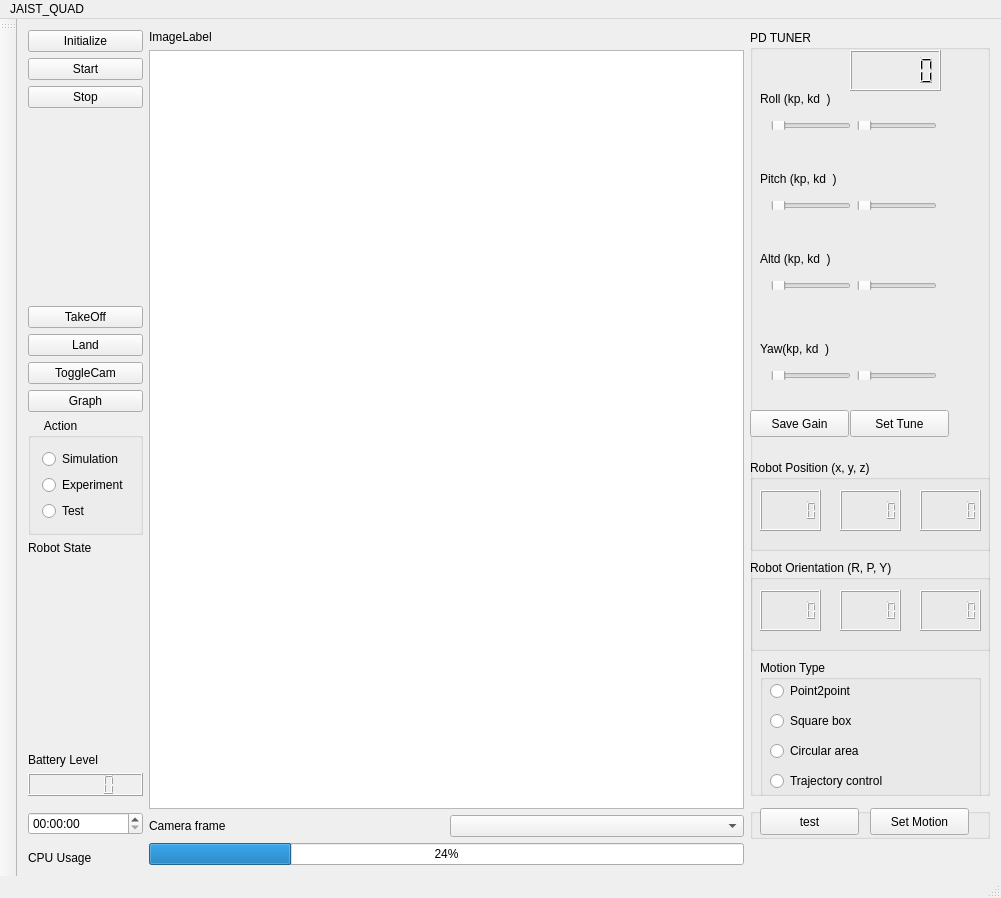
<?xml version="1.0" encoding="UTF-8"?>
<ui version="4.0">
 <class>MainWindow</class>
 <widget class="QMainWindow" name="MainWindow">
  <property name="geometry">
   <rect>
    <x>0</x>
    <y>0</y>
    <width>1001</width>
    <height>898</height>
   </rect>
  </property>
  <property name="windowTitle">
   <string>MainWindow</string>
  </property>
  <widget class="QWidget" name="centralWidget">
   <layout class="QGridLayout" name="gridLayout_3">
    <item row="1" column="4">
     <widget class="Line" name="line">
      <property name="orientation">
       <enum>Qt::Vertical</enum>
      </property>
     </widget>
    </item>
    <item row="0" column="0" rowspan="5">
     <layout class="QVBoxLayout" name="verticalLayout_6"/>
    </item>
    <item row="2" column="4">
     <widget class="QGroupBox" name="groupBox_2">
      <property name="title">
       <string/>
      </property>
      <widget class="QPushButton" name="button_motion">
       <property name="geometry">
        <rect>
         <x>120</x>
         <y>0</y>
         <width>99</width>
         <height>27</height>
        </rect>
       </property>
       <property name="text">
        <string>Set Motion</string>
       </property>
      </widget>
      <widget class="QPushButton" name="btn_test">
       <property name="geometry">
        <rect>
         <x>10</x>
         <y>0</y>
         <width>99</width>
         <height>27</height>
        </rect>
       </property>
       <property name="text">
        <string>test</string>
       </property>
      </widget>
     </widget>
    </item>
    <item row="4" column="1">
     <widget class="QLabel" name="label_2">
      <property name="text">
       <string>CPU Usage</string>
      </property>
     </widget>
    </item>
    <item row="0" column="2" rowspan="5">
     <layout class="QVBoxLayout" name="verticalLayout_7">
      <item>
       <widget class="QLabel" name="image_view">
        <property name="text">
         <string>ImageLabel</string>
        </property>
       </widget>
      </item>
      <item>
       <widget class="QPlainTextEdit" name="textStatus">
        <property name="minimumSize">
         <size>
          <width>0</width>
          <height>300</height>
         </size>
        </property>
       </widget>
      </item>
      <item>
       <layout class="QHBoxLayout" name="horizontalLayout">
        <item>
         <widget class="QLabel" name="label_3">
          <property name="text">
           <string>Camera frame </string>
          </property>
         </widget>
        </item>
        <item>
         <widget class="QComboBox" name="topics"/>
        </item>
       </layout>
      </item>
      <item>
       <widget class="QProgressBar" name="cpu_usage">
        <property name="value">
         <number>24</number>
        </property>
       </widget>
      </item>
     </layout>
    </item>
    <item row="3" column="4">
     <widget class="Line" name="line_3">
      <property name="orientation">
       <enum>Qt::Vertical</enum>
      </property>
     </widget>
    </item>
    <item row="2" column="1">
     <widget class="QTimeEdit" name="runTime">
      <property name="layoutDirection">
       <enum>Qt::LeftToRight</enum>
      </property>
      <property name="autoFillBackground">
       <bool>false</bool>
      </property>
      <property name="frame">
       <bool>true</bool>
      </property>
     </widget>
    </item>
    <item row="0" column="1">
     <layout class="QVBoxLayout" name="verticalLayout_2">
      <item>
       <widget class="QPushButton" name="buttonMoveit">
        <property name="text">
         <string>Initialize</string>
        </property>
       </widget>
      </item>
      <item>
       <widget class="QPushButton" name="buttonStart">
        <property name="text">
         <string>Start</string>
        </property>
       </widget>
      </item>
      <item>
       <widget class="QPushButton" name="buttonStop">
        <property name="text">
         <string>Stop</string>
        </property>
       </widget>
      </item>
      <item>
       <spacer name="verticalSpacer_10">
        <property name="orientation">
         <enum>Qt::Vertical</enum>
        </property>
        <property name="sizeHint" stdset="0">
         <size>
          <width>20</width>
          <height>40</height>
         </size>
        </property>
       </spacer>
      </item>
      <item>
       <widget class="QPushButton" name="buttonTakeOff">
        <property name="text">
         <string>TakeOff</string>
        </property>
       </widget>
      </item>
      <item>
       <widget class="QPushButton" name="buttonLand">
        <property name="text">
         <string>Land</string>
        </property>
       </widget>
      </item>
      <item>
       <widget class="QPushButton" name="buttonToggle">
        <property name="text">
         <string>ToggleCam</string>
        </property>
       </widget>
      </item>
      <item>
       <widget class="QPushButton" name="buttonGraph">
        <property name="text">
         <string>Graph</string>
        </property>
       </widget>
      </item>
      <item>
       <widget class="QGroupBox" name="action">
        <property name="title">
         <string>     Action</string>
        </property>
        <layout class="QVBoxLayout" name="verticalLayout_5">
         <item>
          <widget class="QRadioButton" name="simulation">
           <property name="text">
            <string>Simulation</string>
           </property>
          </widget>
         </item>
         <item>
          <widget class="QRadioButton" name="experiment">
           <property name="text">
            <string>Experiment</string>
           </property>
          </widget>
         </item>
         <item>
          <widget class="QRadioButton" name="test">
           <property name="text">
            <string>Test</string>
           </property>
          </widget>
         </item>
        </layout>
       </widget>
      </item>
      <item>
       <widget class="QLabel" name="notify">
        <property name="text">
         <string>Robot State</string>
        </property>
       </widget>
      </item>
      <item>
       <spacer name="verticalSpacer_2">
        <property name="orientation">
         <enum>Qt::Vertical</enum>
        </property>
        <property name="sizeHint" stdset="0">
         <size>
          <width>20</width>
          <height>40</height>
         </size>
        </property>
       </spacer>
      </item>
      <item>
       <widget class="QLabel" name="label">
        <property name="text">
         <string>Battery Level</string>
        </property>
       </widget>
      </item>
      <item>
       <widget class="QLCDNumber" name="displayBattery">
        <property name="smallDecimalPoint">
         <bool>true</bool>
        </property>
       </widget>
      </item>
     </layout>
    </item>
    <item row="0" column="4">
     <widget class="QGroupBox" name="groupBox">
      <property name="minimumSize">
       <size>
        <width>240</width>
        <height>0</height>
       </size>
      </property>
      <property name="title">
       <string>PD TUNER</string>
      </property>
      <widget class="QWidget" name="layoutWidget">
       <property name="geometry">
        <rect>
         <x>10</x>
         <y>160</y>
         <width>188</width>
         <height>31</height>
        </rect>
       </property>
       <layout class="QGridLayout" name="gridLayout_2">
        <item row="0" column="0">
         <widget class="QSlider" name="pitchKp">
          <property name="orientation">
           <enum>Qt::Horizontal</enum>
          </property>
         </widget>
        </item>
        <item row="0" column="1">
         <widget class="QSlider" name="pitchKd">
          <property name="orientation">
           <enum>Qt::Horizontal</enum>
          </property>
         </widget>
        </item>
       </layout>
      </widget>
      <widget class="QWidget" name="layoutWidget_2">
       <property name="geometry">
        <rect>
         <x>10</x>
         <y>240</y>
         <width>188</width>
         <height>31</height>
        </rect>
       </property>
       <layout class="QGridLayout" name="gridLayout_4">
        <item row="0" column="0">
         <widget class="QSlider" name="altKp">
          <property name="orientation">
           <enum>Qt::Horizontal</enum>
          </property>
         </widget>
        </item>
        <item row="0" column="1">
         <widget class="QSlider" name="altKd">
          <property name="orientation">
           <enum>Qt::Horizontal</enum>
          </property>
         </widget>
        </item>
       </layout>
      </widget>
      <widget class="QWidget" name="layoutWidget_3">
       <property name="geometry">
        <rect>
         <x>10</x>
         <y>330</y>
         <width>188</width>
         <height>31</height>
        </rect>
       </property>
       <layout class="QGridLayout" name="gridLayout_5">
        <item row="0" column="0">
         <widget class="QSlider" name="YawKp">
          <property name="orientation">
           <enum>Qt::Horizontal</enum>
          </property>
         </widget>
        </item>
        <item row="0" column="1">
         <widget class="QSlider" name="YawKd">
          <property name="orientation">
           <enum>Qt::Horizontal</enum>
          </property>
         </widget>
        </item>
       </layout>
      </widget>
      <widget class="QLabel" name="label_4">
       <property name="geometry">
        <rect>
         <x>10</x>
         <y>60</y>
         <width>101</width>
         <height>17</height>
        </rect>
       </property>
       <property name="text">
        <string>Roll (kp, kd  )</string>
       </property>
      </widget>
      <widget class="QLabel" name="label_5">
       <property name="geometry">
        <rect>
         <x>10</x>
         <y>140</y>
         <width>101</width>
         <height>17</height>
        </rect>
       </property>
       <property name="text">
        <string>Pitch (kp, kd  )</string>
       </property>
      </widget>
      <widget class="QLabel" name="label_6">
       <property name="geometry">
        <rect>
         <x>10</x>
         <y>220</y>
         <width>101</width>
         <height>17</height>
        </rect>
       </property>
       <property name="text">
        <string>Altd (kp, kd  )</string>
       </property>
      </widget>
      <widget class="QLabel" name="label_7">
       <property name="geometry">
        <rect>
         <x>10</x>
         <y>310</y>
         <width>101</width>
         <height>17</height>
        </rect>
       </property>
       <property name="text">
        <string>Yaw(kp, kd  )</string>
       </property>
      </widget>
      <widget class="QPushButton" name="pushButton">
       <property name="geometry">
        <rect>
         <x>100</x>
         <y>380</y>
         <width>99</width>
         <height>27</height>
        </rect>
       </property>
       <property name="text">
        <string>Set Tune</string>
       </property>
      </widget>
      <widget class="QLCDNumber" name="pdDisplay">
       <property name="geometry">
        <rect>
         <x>100</x>
         <y>20</y>
         <width>91</width>
         <height>41</height>
        </rect>
       </property>
       <property name="smallDecimalPoint">
        <bool>true</bool>
       </property>
      </widget>
      <widget class="QWidget" name="layoutWidget">
       <property name="geometry">
        <rect>
         <x>10</x>
         <y>80</y>
         <width>188</width>
         <height>31</height>
        </rect>
       </property>
       <layout class="QGridLayout" name="gridLayout">
        <item row="0" column="0">
         <widget class="QSlider" name="rollKp">
          <property name="orientation">
           <enum>Qt::Horizontal</enum>
          </property>
         </widget>
        </item>
        <item row="0" column="1">
         <widget class="QSlider" name="rollKd">
          <property name="orientation">
           <enum>Qt::Horizontal</enum>
          </property>
         </widget>
        </item>
       </layout>
      </widget>
      <widget class="QGroupBox" name="groupBox_3">
       <property name="geometry">
        <rect>
         <x>0</x>
         <y>430</y>
         <width>241</width>
         <height>91</height>
        </rect>
       </property>
       <property name="title">
        <string>Robot Position (x, y, z)</string>
       </property>
       <widget class="QLCDNumber" name="robot_x">
        <property name="geometry">
         <rect>
          <x>10</x>
          <y>30</y>
          <width>61</width>
          <height>41</height>
         </rect>
        </property>
        <property name="smallDecimalPoint">
         <bool>true</bool>
        </property>
       </widget>
       <widget class="QLCDNumber" name="robot_y">
        <property name="geometry">
         <rect>
          <x>90</x>
          <y>30</y>
          <width>61</width>
          <height>41</height>
         </rect>
        </property>
        <property name="smallDecimalPoint">
         <bool>true</bool>
        </property>
       </widget>
       <widget class="QLCDNumber" name="robot_z">
        <property name="geometry">
         <rect>
          <x>170</x>
          <y>30</y>
          <width>61</width>
          <height>41</height>
         </rect>
        </property>
        <property name="smallDecimalPoint">
         <bool>true</bool>
        </property>
       </widget>
      </widget>
      <widget class="QGroupBox" name="groupBox_5">
       <property name="geometry">
        <rect>
         <x>0</x>
         <y>530</y>
         <width>241</width>
         <height>91</height>
        </rect>
       </property>
       <property name="title">
        <string>Robot Orientation (R, P, Y)</string>
       </property>
       <widget class="QLCDNumber" name="robot_x_3">
        <property name="geometry">
         <rect>
          <x>10</x>
          <y>30</y>
          <width>61</width>
          <height>41</height>
         </rect>
        </property>
        <property name="smallDecimalPoint">
         <bool>true</bool>
        </property>
       </widget>
       <widget class="QLCDNumber" name="robot_y_3">
        <property name="geometry">
         <rect>
          <x>90</x>
          <y>30</y>
          <width>61</width>
          <height>41</height>
         </rect>
        </property>
        <property name="smallDecimalPoint">
         <bool>true</bool>
        </property>
       </widget>
       <widget class="QLCDNumber" name="robot_z_3">
        <property name="geometry">
         <rect>
          <x>170</x>
          <y>30</y>
          <width>61</width>
          <height>41</height>
         </rect>
        </property>
        <property name="smallDecimalPoint">
         <bool>true</bool>
        </property>
       </widget>
      </widget>
      <widget class="QPushButton" name="pushButton_2">
       <property name="geometry">
        <rect>
         <x>0</x>
         <y>380</y>
         <width>99</width>
         <height>27</height>
        </rect>
       </property>
       <property name="text">
        <string>Save Gain</string>
       </property>
      </widget>
      <widget class="QGroupBox" name="groupBox_4">
       <property name="geometry">
        <rect>
         <x>10</x>
         <y>630</y>
         <width>221</width>
         <height>171</height>
        </rect>
       </property>
       <property name="title">
        <string>Motion Type</string>
       </property>
       <widget class="QRadioButton" name="p2p">
        <property name="geometry">
         <rect>
          <x>10</x>
          <y>20</y>
          <width>117</width>
          <height>22</height>
         </rect>
        </property>
        <property name="text">
         <string>Point2point</string>
        </property>
       </widget>
       <widget class="QRadioButton" name="sb">
        <property name="geometry">
         <rect>
          <x>10</x>
          <y>50</y>
          <width>117</width>
          <height>22</height>
         </rect>
        </property>
        <property name="text">
         <string>Square box</string>
        </property>
       </widget>
       <widget class="QRadioButton" name="ca">
        <property name="geometry">
         <rect>
          <x>10</x>
          <y>80</y>
          <width>117</width>
          <height>22</height>
         </rect>
        </property>
        <property name="text">
         <string>Circular area</string>
        </property>
       </widget>
       <widget class="QRadioButton" name="tc">
        <property name="geometry">
         <rect>
          <x>10</x>
          <y>110</y>
          <width>161</width>
          <height>22</height>
         </rect>
        </property>
        <property name="text">
         <string>Trajectory control</string>
        </property>
       </widget>
      </widget>
      <zorder>layoutWidget</zorder>
      <zorder>layoutWidget</zorder>
      <zorder>layoutWidget_2</zorder>
      <zorder>layoutWidget_3</zorder>
      <zorder>label_4</zorder>
      <zorder>label_5</zorder>
      <zorder>label_6</zorder>
      <zorder>label_7</zorder>
      <zorder>pushButton</zorder>
      <zorder>pdDisplay</zorder>
      <zorder>groupBox_3</zorder>
      <zorder>groupBox_5</zorder>
      <zorder>pushButton_2</zorder>
      <zorder>groupBox_4</zorder>
     </widget>
    </item>
   </layout>
  </widget>
  <widget class="QMenuBar" name="menuBar">
   <property name="geometry">
    <rect>
     <x>0</x>
     <y>0</y>
     <width>1001</width>
     <height>25</height>
    </rect>
   </property>
   <widget class="QMenu" name="menuJAIST_QUAD">
    <property name="title">
     <string>JAIST_QUAD</string>
    </property>
   </widget>
   <addaction name="menuJAIST_QUAD"/>
  </widget>
  <widget class="QToolBar" name="mainToolBar">
   <attribute name="toolBarArea">
    <enum>LeftToolBarArea</enum>
   </attribute>
   <attribute name="toolBarBreak">
    <bool>false</bool>
   </attribute>
  </widget>
  <widget class="QStatusBar" name="statusBar"/>
 </widget>
 <layoutdefault spacing="6" margin="11"/>
 <resources/>
 <connections/>
</ui>
